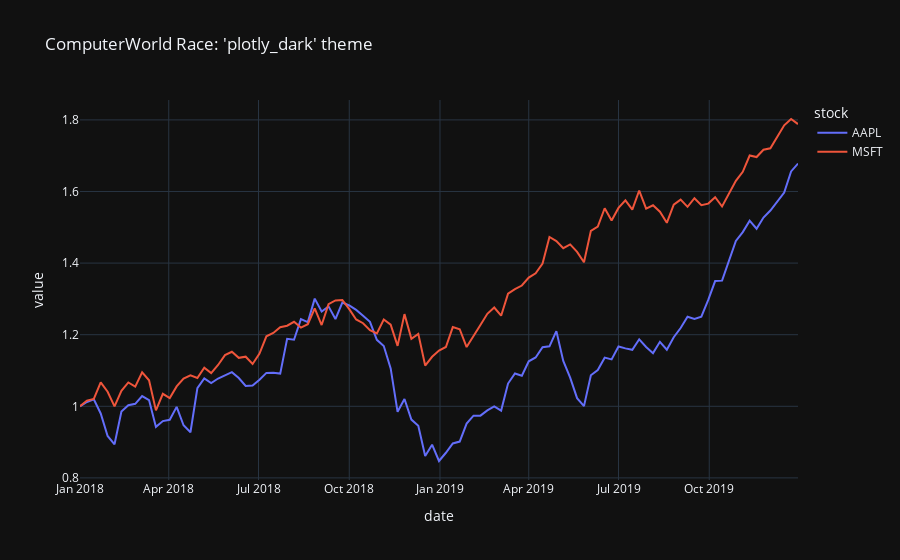

The notebook cell this image was saved under:
### Markdown cell above
Unless you've altered it, 'plotly' is the name of the default theme when you install the plotly.py library.

Chances are you recognize some of the other names for themes that mirror tried and true styles from other popular foundational data visualization libraries like Python's Seaborn or the loved ggplot2 package native to R. Other theme names sound more descriptive.

Let's take a peek at each by restyling our plot, figure and all, with one simple addition of a single template attribute passed to the line chart.

The __'plotly_dark'__ template makes it easy to see how far the full figure ground extends, i.e. outside the plot background. The colors are still the same as the default 'plotly' template.

### Code cell
fig = px.line(df1, x="date", y="value", color='stock', title="ComputerWorld Race: 'plotly_dark' theme", template='plotly_dark')
fig.show()
